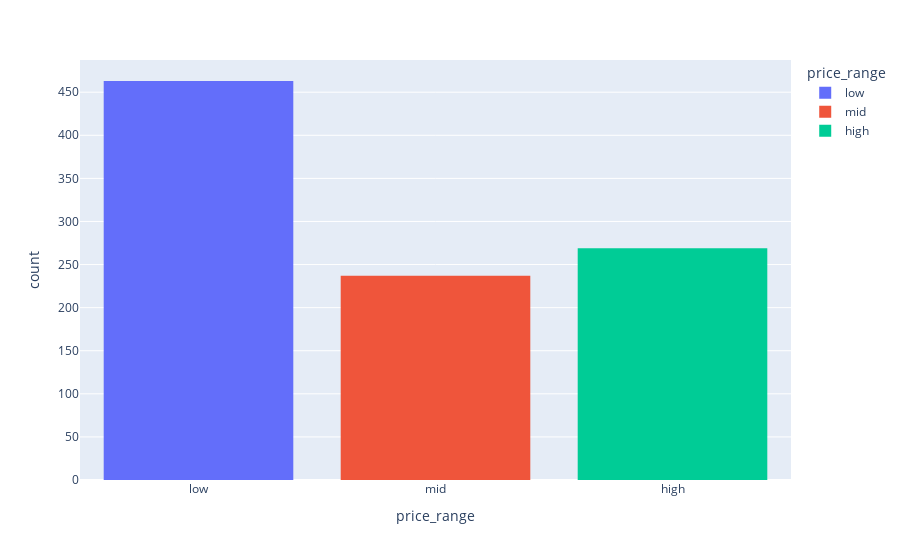

Notebook code for this chart:
### Code cell
px.histogram(laptops_train, x="price_range", color="price_range")

### Figure 1 — Plotly figure (JSON) as saved in the notebook; plotly's stock layout.template omitted (floating-point values rounded to 4 significant figures; data arrays with more than 128 entries replaced by an {"elided": "..."} marker saying what was removed)
{"data": [{"alignmentgroup": "True", "bingroup": "x", "hovertemplate": "price_range=%{x}<br>count=%{y}<extra></extra>", "legendgroup": "low", "marker": {"color": "#636efa", "pattern": {"shape": ""}}, "name": "low", "offsetgroup": "low", "orientation": "v", "showlegend": true, "type": "histogram", "x": {"elided": "463 str values"}, "xaxis": "x", "yaxis": "y"}, {"alignmentgroup": "True", "bingroup": "x", "hovertemplate": "price_range=%{x}<br>count=%{y}<extra></extra>", "legendgroup": "mid", "marker": {"color": "#EF553B", "pattern": {"shape": ""}}, "name": "mid", "offsetgroup": "mid", "orientation": "v", "showlegend": true, "type": "histogram", "x": {"elided": "237 str values"}, "xaxis": "x", "yaxis": "y"}, {"alignmentgroup": "True", "bingroup": "x", "hovertemplate": "price_range=%{x}<br>count=%{y}<extra></extra>", "legendgroup": "high", "marker": {"color": "#00cc96", "pattern": {"shape": ""}}, "name": "high", "offsetgroup": "high", "orientation": "v", "showlegend": true, "type": "histogram", "x": {"elided": "269 str values"}, "xaxis": "x", "yaxis": "y"}], "layout": {"autosize": true, "barmode": "relative", "legend": {"title": {"text": "price_range"}, "tracegroupgap": 0}, "margin": {"t": 60}, "xaxis": {"anchor": "y", "autorange": true, "categoryarray": ["low", "mid", "high"], "categoryorder": "array", "domain": [0, 1], "range": [-0.5, 2.5], "title": {"text": "price_range"}, "type": "category"}, "yaxis": {"anchor": "x", "autorange": true, "domain": [0, 1], "range": [0, 487.4], "title": {"text": "count"}}}}
